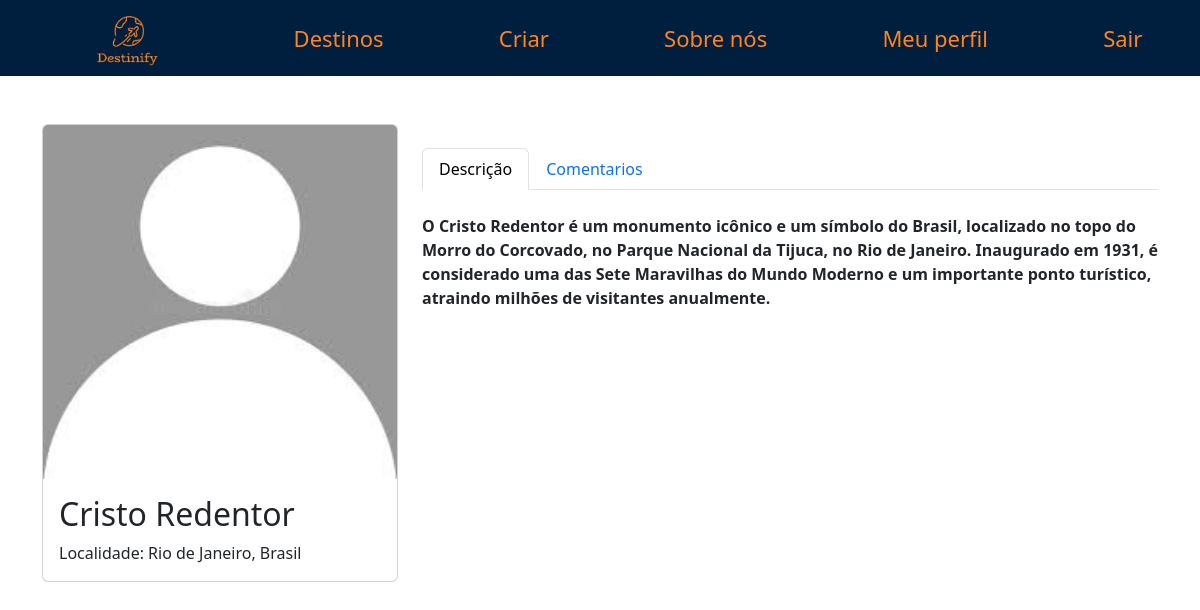
//destinos/destino/2/ (signed in), run on the app's committed database.
### destinos/models.py (models this page shows, shortened)
class LugarTuristico(models.Model):
    nome = models.CharField(max_length=255)
    pais = models.CharField(max_length=255)
    estado = models.CharField(max_length=255,  blank=True, null=True, default='')
    cidade = models.CharField(max_length=255)
    foto = models.ImageField(upload_to="lugares/", blank=True, null=True)
    descricao = models.TextField()
    nota = models.DecimalField(max_digits=2, decimal_places=1, null=True, default=0)
    comentarios = models.ManyToManyField('Comentario', blank=True)

### destinos/views.py (the view)
# urls.py: path('destino/<int:destino_id>/', views.destino_detalhe, name='destino_detalhe'),
@login_required
def destino_detalhe(request, destino_id):
    destino = get_object_or_404(LugarTuristico, pk=destino_id)
    comentarios = Comentario.objects.filter(destino=destino_id).order_by(
        "-data_criacao"
    )
    media_nota = 0
    for comentario in comentarios:
        media_nota += comentario.rating
    if comentarios.exists():
        media_nota = media_nota / comentarios.count()
    destino.nota = round(media_nota, 1)
    destino.save()
    profile = get_object_or_404(User, username=request.user.username)
    fotos_perfil = Profile.objects.filter(user=profile)
    return render(
        request,
        "destinoDetalhado.html",
        {"destino": destino, "comentarios": comentarios, "fotos_perfil": fotos_perfil},
    )

### destinos/templates/destinoDetalhado.html (shortened to what this page needs)
{% extends 'base.html' %}
{% load static %}
{% block 'cabecalho' %}
    <link rel="stylesheet" href="{% static 'destinos/css/destinoDetalhado.css' %}" />
    <link rel="stylesheet" href="https://cdn.jsdelivr.net/npm/@fortawesome/fontawesome-free@6.4.2/css/fontawesome.min.css">
    <link rel="stylesheet" href="{% static 'fontawesome/css/all.min.css' %}">
{% endblock 'cabecalho' %}
{% block 'conteudo' %}
    <div class="container mt-5">
        <div class="row">
            <div class="col-md-4">
                <div class="card mb-4">
                    <img class="card-img-top" src="{{ destino.foto.url }}" alt="{{ destino.nome }}">
                    <div class="card-body">
                        <h2 class="card-title">{{ destino.nome }}</h2>
                        <p class="card-text">Localidade: {{ destino.cidade }}, {{ destino.pais }}</p>
                    </div>
                </div>
            </div>
            <div class="col-md-8">
                <br>
                <ul class="nav nav-tabs" id="myTab" role="tablist">
                    <li class="nav-item" role="presentation">
                    <button class="nav-link active" id="description-tab" data-bs-toggle="tab" data-bs-target="#description" type="button" role="tab" aria-controls="description" aria-selected="true">Descrição</button>
                    </li>
                    <li class="nav-item" role="presentation">
                    <button class="nav-link" id="messages-tab" data-bs-toggle="tab" data-bs-target="#messages" type="button" role="tab" aria-controls="messages" aria-selected="false">Comentarios</button>
                    </li>
                </ul>
                <div class="tab-content">
                    <div class="tab-pane active" id="description" role="tabpanel" aria-labelledby="description-tab">
                        <br>
                        <strong>{{ destino.descricao }}</strong>
                    </div>
                    </div>
                </div>
            </div>
        </div>
{% endblock 'conteudo' %}

### templates/static/destinos/css/destinoDetalhado.css (style rules this page uses)
.container { height: auto; }

### data on the page
LugarTuristico: foto (picture), nome "Cristo Redentor", cidade "Rio de Janeiro", pais "Brasil", descricao "O Cristo Redentor é um monumento icônico e um símbolo do Brasil, localizado no topo do Morro do Corcovado, no Parque Nacional da Tijuca, no Rio de Janeiro. Inaugurado em 1931, é considerado uma das Sete Maravilhas do Mundo Moderno e um importante ponto turístico, atraindo milhões de visitantes anualmente."
